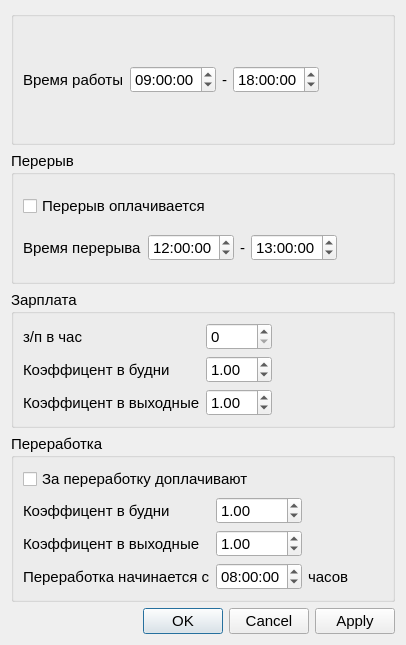
<?xml version="1.0" encoding="UTF-8"?>
<ui version="4.0">
 <class>SettingsWindow</class>
 <widget class="QDialog" name="SettingsWindow">
  <property name="geometry">
   <rect>
    <x>0</x>
    <y>0</y>
    <width>406</width>
    <height>645</height>
   </rect>
  </property>
  <property name="windowTitle">
   <string>Dialog</string>
  </property>
  <layout class="QVBoxLayout" name="verticalLayout">
   <item>
    <widget class="QGroupBox" name="groupBox_2">
     <property name="font">
      <font>
       <pointsize>11</pointsize>
      </font>
     </property>
     <property name="title">
      <string/>
     </property>
     <layout class="QHBoxLayout" name="horizontalLayout">
      <item>
       <widget class="QLabel" name="label_2">
        <property name="font">
         <font>
          <pointsize>11</pointsize>
         </font>
        </property>
        <property name="text">
         <string>Время работы</string>
        </property>
       </widget>
      </item>
      <item>
       <widget class="QTimeEdit" name="startWorkTimeEdit">
        <property name="font">
         <font>
          <pointsize>11</pointsize>
         </font>
        </property>
        <property name="time">
         <time>
          <hour>9</hour>
          <minute>0</minute>
          <second>0</second>
         </time>
        </property>
       </widget>
      </item>
      <item>
       <widget class="QLabel" name="label">
        <property name="maximumSize">
         <size>
          <width>10</width>
          <height>16777215</height>
         </size>
        </property>
        <property name="font">
         <font>
          <pointsize>11</pointsize>
         </font>
        </property>
        <property name="text">
         <string>-</string>
        </property>
        <property name="alignment">
         <set>Qt::AlignCenter</set>
        </property>
       </widget>
      </item>
      <item>
       <widget class="QTimeEdit" name="endWorkTimeEdit">
        <property name="font">
         <font>
          <pointsize>11</pointsize>
         </font>
        </property>
        <property name="time">
         <time>
          <hour>18</hour>
          <minute>0</minute>
          <second>0</second>
         </time>
        </property>
       </widget>
      </item>
      <item>
       <spacer name="horizontalSpacer">
        <property name="font">
         <font>
          <pointsize>11</pointsize>
         </font>
        </property>
        <property name="orientation">
         <enum>Qt::Horizontal</enum>
        </property>
        <property name="sizeHint" stdset="0">
         <size>
          <width>40</width>
          <height>20</height>
         </size>
        </property>
       </spacer>
      </item>
     </layout>
    </widget>
   </item>
   <item>
    <widget class="QGroupBox" name="groupBox_4">
     <property name="font">
      <font>
       <pointsize>11</pointsize>
      </font>
     </property>
     <property name="title">
      <string>Перерыв</string>
     </property>
     <layout class="QGridLayout" name="gridLayout_2">
      <item row="1" column="0">
       <widget class="QLabel" name="label_6">
        <property name="font">
         <font>
          <pointsize>11</pointsize>
         </font>
        </property>
        <property name="text">
         <string>Время перерыва</string>
        </property>
       </widget>
      </item>
      <item row="1" column="3">
       <widget class="QTimeEdit" name="endBreakTimeEdit">
        <property name="font">
         <font>
          <pointsize>11</pointsize>
         </font>
        </property>
        <property name="time">
         <time>
          <hour>13</hour>
          <minute>0</minute>
          <second>0</second>
         </time>
        </property>
       </widget>
      </item>
      <item row="1" column="2">
       <widget class="QLabel" name="label_7">
        <property name="maximumSize">
         <size>
          <width>10</width>
          <height>16777215</height>
         </size>
        </property>
        <property name="font">
         <font>
          <pointsize>11</pointsize>
         </font>
        </property>
        <property name="text">
         <string>-</string>
        </property>
        <property name="alignment">
         <set>Qt::AlignCenter</set>
        </property>
       </widget>
      </item>
      <item row="1" column="4">
       <spacer name="horizontalSpacer_2">
        <property name="font">
         <font>
          <pointsize>11</pointsize>
         </font>
        </property>
        <property name="orientation">
         <enum>Qt::Horizontal</enum>
        </property>
        <property name="sizeHint" stdset="0">
         <size>
          <width>40</width>
          <height>20</height>
         </size>
        </property>
       </spacer>
      </item>
      <item row="1" column="1">
       <widget class="QTimeEdit" name="startBreakTimeEdit">
        <property name="font">
         <font>
          <pointsize>11</pointsize>
         </font>
        </property>
        <property name="time">
         <time>
          <hour>12</hour>
          <minute>0</minute>
          <second>0</second>
         </time>
        </property>
       </widget>
      </item>
      <item row="0" column="0" colspan="2">
       <widget class="QCheckBox" name="breakPaidCheckBox">
        <property name="font">
         <font>
          <pointsize>11</pointsize>
         </font>
        </property>
        <property name="text">
         <string>Перерыв оплачивается</string>
        </property>
       </widget>
      </item>
     </layout>
    </widget>
   </item>
   <item>
    <widget class="QGroupBox" name="groupBox">
     <property name="font">
      <font>
       <pointsize>11</pointsize>
      </font>
     </property>
     <property name="title">
      <string>Зарплата</string>
     </property>
     <layout class="QGridLayout" name="gridLayout">
      <item row="2" column="0">
       <widget class="QLabel" name="label_5">
        <property name="font">
         <font>
          <pointsize>11</pointsize>
         </font>
        </property>
        <property name="text">
         <string>Коэффицент в выходные</string>
        </property>
       </widget>
      </item>
      <item row="0" column="1">
       <widget class="QSpinBox" name="hourlySalarySpinBox">
        <property name="font">
         <font>
          <pointsize>11</pointsize>
         </font>
        </property>
       </widget>
      </item>
      <item row="1" column="0">
       <widget class="QLabel" name="label_4">
        <property name="font">
         <font>
          <pointsize>11</pointsize>
         </font>
        </property>
        <property name="text">
         <string>Коэффицент в будни</string>
        </property>
       </widget>
      </item>
      <item row="2" column="1">
       <widget class="QDoubleSpinBox" name="coefficientOnDayOffSpinBox">
        <property name="font">
         <font>
          <pointsize>11</pointsize>
         </font>
        </property>
        <property name="value">
         <double>1.000000000000000</double>
        </property>
       </widget>
      </item>
      <item row="1" column="1">
       <widget class="QDoubleSpinBox" name="coefficientOnWeekdaysSpinBox">
        <property name="font">
         <font>
          <pointsize>11</pointsize>
         </font>
        </property>
        <property name="value">
         <double>1.000000000000000</double>
        </property>
       </widget>
      </item>
      <item row="0" column="0">
       <widget class="QLabel" name="label_3">
        <property name="font">
         <font>
          <pointsize>11</pointsize>
         </font>
        </property>
        <property name="text">
         <string>з/п в час</string>
        </property>
       </widget>
      </item>
      <item row="0" column="2">
       <spacer name="horizontalSpacer_3">
        <property name="font">
         <font>
          <pointsize>11</pointsize>
         </font>
        </property>
        <property name="orientation">
         <enum>Qt::Horizontal</enum>
        </property>
        <property name="sizeHint" stdset="0">
         <size>
          <width>40</width>
          <height>20</height>
         </size>
        </property>
       </spacer>
      </item>
     </layout>
    </widget>
   </item>
   <item>
    <widget class="QGroupBox" name="groupBox_3">
     <property name="font">
      <font>
       <pointsize>11</pointsize>
      </font>
     </property>
     <property name="title">
      <string>Переработка</string>
     </property>
     <layout class="QGridLayout" name="gridLayout_3">
      <item row="0" column="0" colspan="2">
       <widget class="QCheckBox" name="payExtraForProcessingCheckBox">
        <property name="font">
         <font>
          <pointsize>11</pointsize>
         </font>
        </property>
        <property name="text">
         <string>За переработку доплачивают</string>
        </property>
       </widget>
      </item>
      <item row="3" column="1">
       <widget class="QTimeEdit" name="processingStartsWithSpinBox">
        <property name="font">
         <font>
          <pointsize>11</pointsize>
         </font>
        </property>
        <property name="time">
         <time>
          <hour>8</hour>
          <minute>0</minute>
          <second>0</second>
         </time>
        </property>
       </widget>
      </item>
      <item row="3" column="0">
       <widget class="QLabel" name="label_10">
        <property name="font">
         <font>
          <pointsize>11</pointsize>
         </font>
        </property>
        <property name="text">
         <string>Переработка начинается с</string>
        </property>
       </widget>
      </item>
      <item row="1" column="0">
       <widget class="QLabel" name="label_8">
        <property name="font">
         <font>
          <pointsize>11</pointsize>
         </font>
        </property>
        <property name="text">
         <string>Коэффицент в будни</string>
        </property>
       </widget>
      </item>
      <item row="2" column="0">
       <widget class="QLabel" name="label_9">
        <property name="font">
         <font>
          <pointsize>11</pointsize>
         </font>
        </property>
        <property name="text">
         <string>Коэффицент в выходные</string>
        </property>
       </widget>
      </item>
      <item row="2" column="1">
       <widget class="QDoubleSpinBox" name="coefficientOnDayOffForProcessingSpinBox">
        <property name="font">
         <font>
          <pointsize>11</pointsize>
         </font>
        </property>
        <property name="value">
         <double>1.000000000000000</double>
        </property>
       </widget>
      </item>
      <item row="1" column="1">
       <widget class="QDoubleSpinBox" name="coefficientOnWeekdaysForProcessingSpinBox">
        <property name="font">
         <font>
          <pointsize>11</pointsize>
         </font>
        </property>
        <property name="value">
         <double>1.000000000000000</double>
        </property>
       </widget>
      </item>
      <item row="1" column="2">
       <spacer name="horizontalSpacer_4">
        <property name="font">
         <font>
          <pointsize>11</pointsize>
         </font>
        </property>
        <property name="orientation">
         <enum>Qt::Horizontal</enum>
        </property>
        <property name="sizeHint" stdset="0">
         <size>
          <width>40</width>
          <height>20</height>
         </size>
        </property>
       </spacer>
      </item>
      <item row="3" column="2">
       <widget class="QLabel" name="label_11">
        <property name="sizePolicy">
         <sizepolicy hsizetype="Maximum" vsizetype="Preferred">
          <horstretch>0</horstretch>
          <verstretch>0</verstretch>
         </sizepolicy>
        </property>
        <property name="font">
         <font>
          <pointsize>11</pointsize>
         </font>
        </property>
        <property name="text">
         <string>часов</string>
        </property>
       </widget>
      </item>
     </layout>
    </widget>
   </item>
   <item>
    <widget class="QDialogButtonBox" name="buttonBox">
     <property name="font">
      <font>
       <pointsize>11</pointsize>
      </font>
     </property>
     <property name="orientation">
      <enum>Qt::Horizontal</enum>
     </property>
     <property name="standardButtons">
      <set>QDialogButtonBox::Apply|QDialogButtonBox::Cancel|QDialogButtonBox::Ok</set>
     </property>
    </widget>
   </item>
  </layout>
 </widget>
 <resources/>
 <connections>
  <connection>
   <sender>buttonBox</sender>
   <signal>accepted()</signal>
   <receiver>SettingsWindow</receiver>
   <slot>accept()</slot>
   <hints>
    <hint type="sourcelabel">
     <x>248</x>
     <y>254</y>
    </hint>
    <hint type="destinationlabel">
     <x>157</x>
     <y>274</y>
    </hint>
   </hints>
  </connection>
  <connection>
   <sender>buttonBox</sender>
   <signal>rejected()</signal>
   <receiver>SettingsWindow</receiver>
   <slot>reject()</slot>
   <hints>
    <hint type="sourcelabel">
     <x>316</x>
     <y>260</y>
    </hint>
    <hint type="destinationlabel">
     <x>286</x>
     <y>274</y>
    </hint>
   </hints>
  </connection>
 </connections>
</ui>
